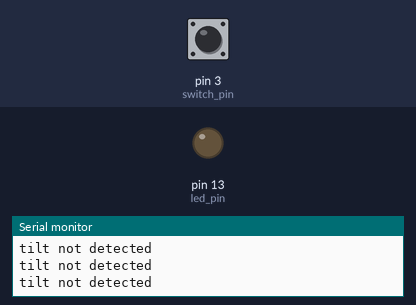
Bench run of a sketch on a simulated Arduino Uno, built with avr-gcc and run on an emulated ATmega328P. Parts: output pins drawn as LEDs (lit = HIGH), the last lines printed to the serial monitor. The inputs (shaded band) are chosen by the test bench; at power-on: pin 3 (switch_pin) LOW.

Above: at 1.4 s.
1.5 s: pin 3 (switch_pin) pulled HIGH for 0.35 s
At 1.9 s:
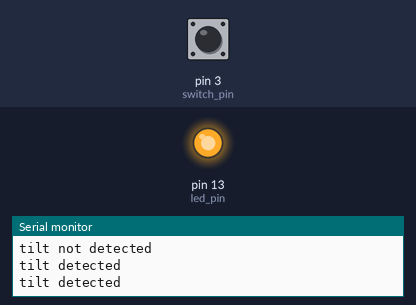
3.6 s: pin 3 (switch_pin) pulled HIGH for 3.2 s
At 7.7 s:
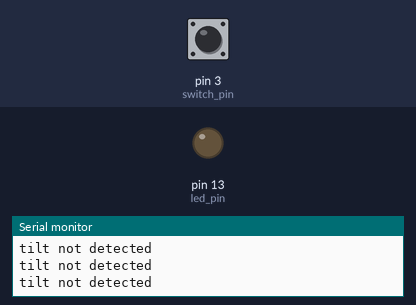
Timing chart, 0 to 9.2 s (numbered marks = the images above; inputs shaded):
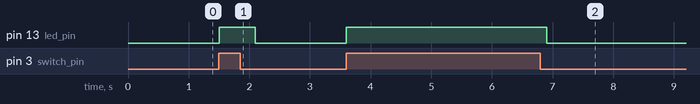

The sketch:

mercury_tilt.ino
```cpp
int led_pin = 13; // Define the LED interface
int switch_pin = 3; // Definition of mercury tilt switch sensor interface
int val; // Defines a numeric variable
void setup()
{
  Serial.begin(9600);
  pinMode(led_pin, OUTPUT);
  pinMode(switch_pin, INPUT);
}
void loop()
{
  val = digitalRead(switch_pin); // check mercury switch state
  if(val == HIGH)
  {
    digitalWrite(led_pin, HIGH);
    Serial.print("tilt detected \n");
   // delay(550);
  }
  else
  {
    digitalWrite(led_pin, LOW);
     Serial.print("tilt not detected \n");
    // delay(550);
  }
  delay(300);
}
```

Measured:
- after the input at 1.5 s, pin 13 (led_pin): LOW → HIGH at once, → LOW 0.60 s later
- after the input at 3.6 s, pin 13 (led_pin): LOW → HIGH at once, → LOW 3.3 s later
